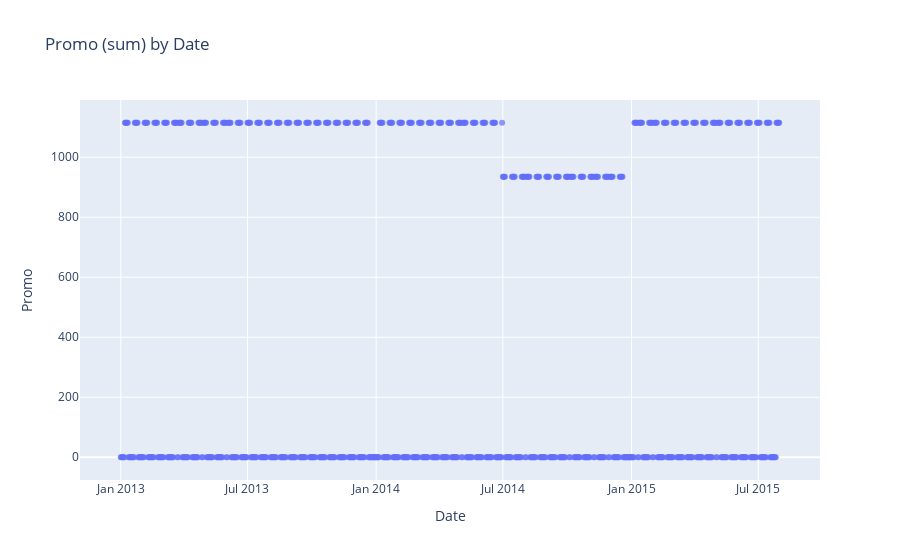

Notebook source saved alongside this figure:
### Markdown cell above
935 Filialen hatten 360 Promotage im Beobachtungszeitraum. Die 180 Filialen, die im Herbst 2014 für Renovierungen geschlossen waren, hatten dementsprechend nur 286 Promotage.

### Code cell
px.scatter(train_df.groupby("Date").Promo.sum(), y="Promo", width=1100, title="Promo (sum) by Date", opacity=0.7)

### Figure 1 — Plotly figure (JSON) as saved in the notebook; plotly's stock layout.template omitted (floating-point values rounded to 4 significant figures; data arrays with more than 128 entries replaced by an {"elided": "..."} marker saying what was removed)
{"data": [{"hovertemplate": "Date=%{x}<br>Promo=%{y}<extra></extra>", "legendgroup": "", "marker": {"color": "#636efa", "opacity": 0.7, "symbol": "circle"}, "mode": "markers", "name": "", "orientation": "v", "showlegend": false, "type": "scatter", "x": {"elided": "942 str values"}, "xaxis": "x", "y": {"elided": "942 int values"}, "yaxis": "y"}], "layout": {"autosize": true, "legend": {"tracegroupgap": 0}, "title": {"text": "Promo (sum) by Date"}, "xaxis": {"anchor": "y", "autorange": true, "domain": [0, 1], "range": ["2012-11-04 11:09:36.3475", "2015-09-26 12:50:23.6525"], "title": {"text": "Date"}, "type": "date"}, "yaxis": {"anchor": "x", "autorange": true, "domain": [0, 1], "range": [-92.01, 1207.0], "title": {"text": "Promo"}, "type": "linear"}}}
